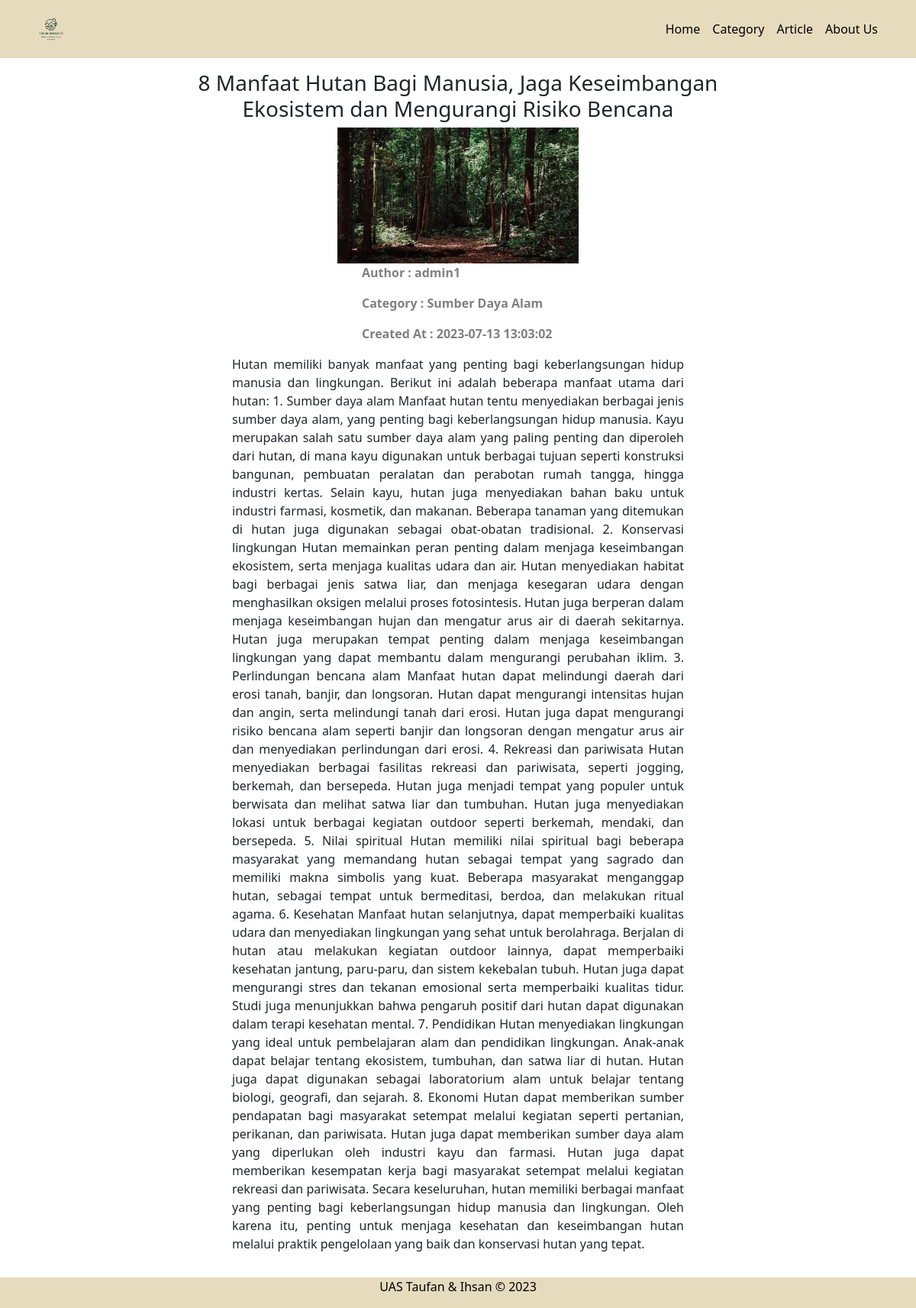
The app's page /halaman_user/template_user.php?halaman=detail_article&slug=manfaat_hutan_bagi_manusia with its own data.
### tables this page shows
CREATE TABLE `article` (
  `article_id` int NOT NULL,
  `category_id` int NOT NULL,
  `admin_id` int NOT NULL,
  `judul_article` varchar(255) NOT NULL,
  `slug_article` varchar(255) NOT NULL,
  `deskripsi_article` text NOT NULL,
  `gambar_article` varchar(255) NOT NULL,
  `dibuat_pada` datetime NOT NULL
);

CREATE TABLE `category` (
  `category_id` int NOT NULL,
  `judul_category` varchar(255) NOT NULL,
  `slug_category` varchar(255) NOT NULL,
  `deskripsi_category` text NOT NULL,
  `gambar_category` varchar(255) NOT NULL
);

### halaman_user/detail_article.php (the view)
<div class="col py-3">
    <div class="row justify-content-center text-center">
        <div class="col-md-8">
            <?php
                require '../koneksi.php';
                $slug = $_GET['slug'];
                $Sql = mysqli_query($conn, "SELECT * FROM article INNER JOIN admin ON article.admin_id = admin.admin_id INNER JOIN category ON article.category_id = category.category_id WHERE slug_article = '$slug'");
                $data = mysqli_fetch_assoc($Sql);
            ?>
            <h3><?php echo $data['judul_article'] ?></h3>
            <img src="../halaman_admin/gambar_article/<?php echo $data['gambar_article'] ?>" alt="" width="40%">
            <b><p style="text-align: left; margin-left: 270px; color: grey;">Author : <?php echo $data['nama'] ?></p></b>
            <b><p style="text-align: left; margin-left: 270px; color: grey;">Category : <?php echo $data['judul_category'] ?></p></b>
            <b><p style="text-align: left; margin-left: 270px; color: grey;">Created At : <?php echo $data['dibuat_pada'] ?></p></b>
            <p style="text-align: justify; margin-left: 100px; margin-right: 100px;"><?php echo $data['deskripsi_article'] ?></p>
        </div>
    </div>
</div>

### records on screen
article: judul_article "8 Manfaat Hutan Bagi Manusia, Jaga Keseimbangan Ekosistem dan Mengurangi Risiko Bencana", gambar_article (picture), admin.nama "admin1", category.judul_category "Sumber Daya Alam", dibuat_pada "2023-07-13 13:03:02", deskripsi_article "Hutan memiliki banyak manfaat yang penting bagi keberlangsungan hidup manusia dan lingkungan. Berikut ini adalah beberapa manfaat utama dari hutan: 1. Sumber daya alam Manfaat hutan tentu menyediakan berbagai jenis sumber daya alam, yang penting bagi keberlangsungan hidup manusia. Kayu merupakan salah satu sumber daya alam yang paling penting dan diperoleh dari hutan, di mana kayu digunakan untuk berbagai tujuan seperti konstruksi bangunan, pembuatan peralatan dan perabotan rumah tangga, hingga industri kertas. Selain kayu, hutan juga menyediakan bahan baku untuk industri farmasi, kosmetik, dan makanan. Beberapa tanaman yang ditemukan di hutan juga digunakan sebagai obat-obatan tradisional.…"
